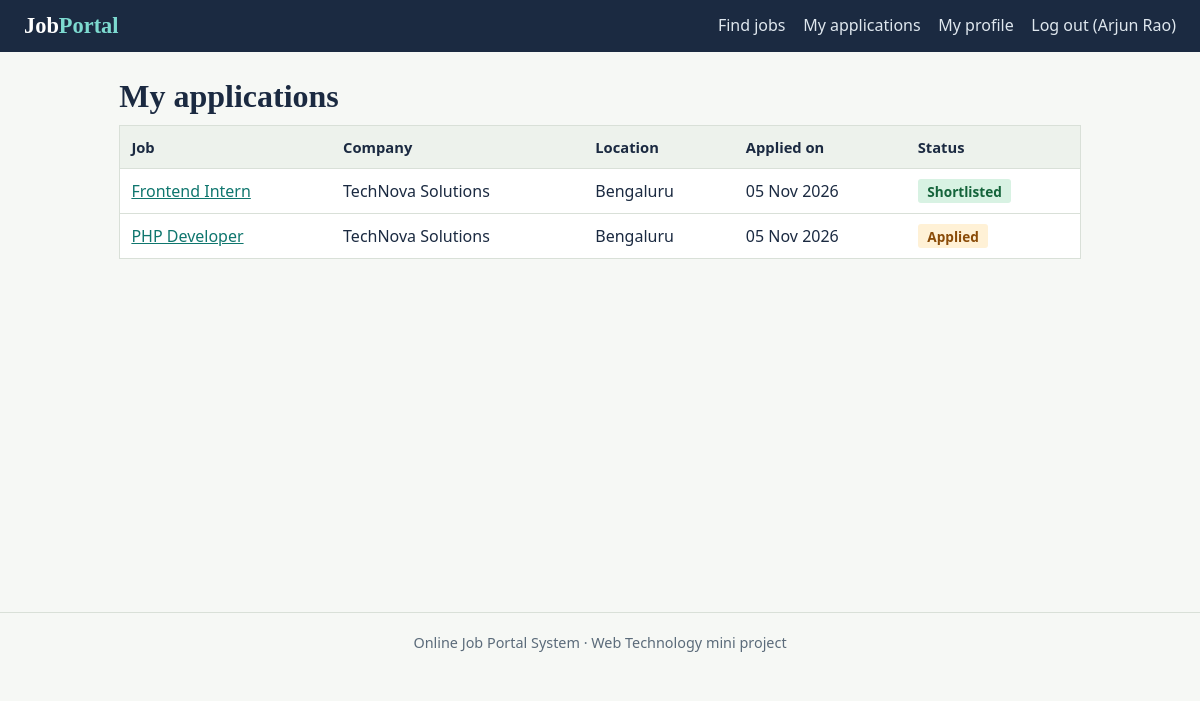
Page /my_applications.php (signed in) on the committed database.
### tables this page shows
CREATE TABLE applications (
  id INT AUTO_INCREMENT PRIMARY KEY,
  job_id INT NOT NULL,
  seeker_id INT NOT NULL,
  cover_note TEXT,
  applied_date DATE NOT NULL,
  status ENUM('Applied','Shortlisted','Rejected') NOT NULL DEFAULT 'Applied',
  UNIQUE KEY one_application (job_id, seeker_id),
  FOREIGN KEY (job_id) REFERENCES jobs(id) ON DELETE CASCADE,
  FOREIGN KEY (seeker_id) REFERENCES users(id) ON DELETE CASCADE
);

CREATE TABLE jobs (
  id INT AUTO_INCREMENT PRIMARY KEY,
  employer_id INT NOT NULL,
  title VARCHAR(120) NOT NULL,
  description TEXT NOT NULL,
  location VARCHAR(100) NOT NULL,
  salary VARCHAR(60),
  job_type ENUM('Full-time','Part-time','Internship') NOT NULL,
  skills VARCHAR(255),
  posted_date DATE NOT NULL,
  last_date DATE NOT NULL,
  status ENUM('open','closed') NOT NULL DEFAULT 'open',
  FOREIGN KEY (employer_id) REFERENCES users(id) ON DELETE CASCADE
);

CREATE TABLE employer_profiles (
  id INT AUTO_INCREMENT PRIMARY KEY,
  user_id INT NOT NULL UNIQUE,
  company_name VARCHAR(120) NOT NULL,
  website VARCHAR(150),
  location VARCHAR(100),
  description TEXT,
  approval_status ENUM('pending','approved','rejected') NOT NULL DEFAULT 'pending',
  FOREIGN KEY (user_id) REFERENCES users(id) ON DELETE CASCADE
);

### my_applications.php (the view, shortened to what this page needs)
<?php
require_once 'config.php';
$st = $conn->prepare("SELECT a.applied_date, a.status, j.id AS job_id, j.title, j.location, ep.company_name
                      FROM applications a
                      JOIN jobs j ON j.id=a.job_id
                      JOIN employer_profiles ep ON ep.user_id=j.employer_id
                      WHERE a.seeker_id=? ORDER BY a.applied_date DESC, a.id DESC");
$st->bind_param('i', $_SESSION['user_id']);
$st->execute();
$rows = $st->get_result();
require 'includes/header.php';
?>
<h1>My applications</h1>
<?php if ($rows->num_rows === 0): ?>
  <p class="empty">You have not applied for any jobs yet. <a href="index.php">Browse open jobs</a>.</p>
<?php else: ?>
<div class="table-wrap"><table>
  <tr><th>Job</th><th>Company</th><th>Location</th><th>Applied on</th><th>Status</th></tr>
  <?php while ($r = $rows->fetch_assoc()): ?>
  <tr>
    <td><a href="job.php?id=<?= (int)$r['job_id'] ?>"><?= e($r['title']) ?></a></td>
    <td><?= e($r['company_name']) ?></td>
    <td><?= e($r['location']) ?></td>
    <td><?= e(date('d M Y', strtotime($r['applied_date']))) ?></td>
    <td><?= badge($r['status']) ?></td>
  </tr>
  <?php endwhile; ?>
</table></div>
<?php endif; ?>
<?php require 'includes/footer.php'; ?>

### config.php (shortened to what this page needs)
<?php
function e($s) { return htmlspecialchars((string)$s, ENT_QUOTES, 'UTF-8'); }
function badge($status) {
    $cls = strtolower($status);
    return '<span class="badge ' . e($cls) . '">' . e($status) . '</span>';
}

### css/style.css (style rules this page uses)
:root { --ink:#1b2a41;--paper:#f6f8f5;--card:#fff;--line:#d9e0d8;--accent:#0f766e;--accent-dark:#0b5a54;--warn:#b45309;--bad:#b42318;--muted:#5b6b7a }
* { box-sizing:border-box }
body { margin:0;background:var(--paper);color:var(--ink);font:16px/1.55 "Segoe UI",system-ui,sans-serif }
h1,h2,h3 { font-family:Georgia,"Times New Roman",serif;line-height:1.2;margin:0 0 .6rem }
h1 { font-size:2rem }
a { color:var(--accent) }
.badge { display:inline-block;border-radius:3px;padding:.1rem .6rem;font-size:.85rem;font-weight:600 }
.badge.applied,.badge.pending,.badge.open { background:#fff1d6;color:#8a4b08 }
.badge.shortlisted,.badge.approved,.badge.active { background:#d8f2e3;color:#14633a }
table { width:100%;border-collapse:collapse;background:var(--card);border:1px solid var(--line) }
th,td { text-align:left;padding:.6rem .7rem;border-bottom:1px solid var(--line);vertical-align:top }
th { background:#edf2ec;font-size:.92rem }
.table-wrap { overflow-x:auto;margin-bottom:1.5rem }

### rows in the picture
applications: job.title "Frontend Intern", employer_profiles.company_name "TechNova Solutions", job.location "Bengaluru", applied_date "05 Nov 2026", status "Shortlisted"
applications: job.title "PHP Developer", employer_profiles.company_name "TechNova Solutions", job.location "Bengaluru", applied_date "05 Nov 2026", status "Applied"

### other values in the picture
$_SESSION['name'] "Arjun Rao"
